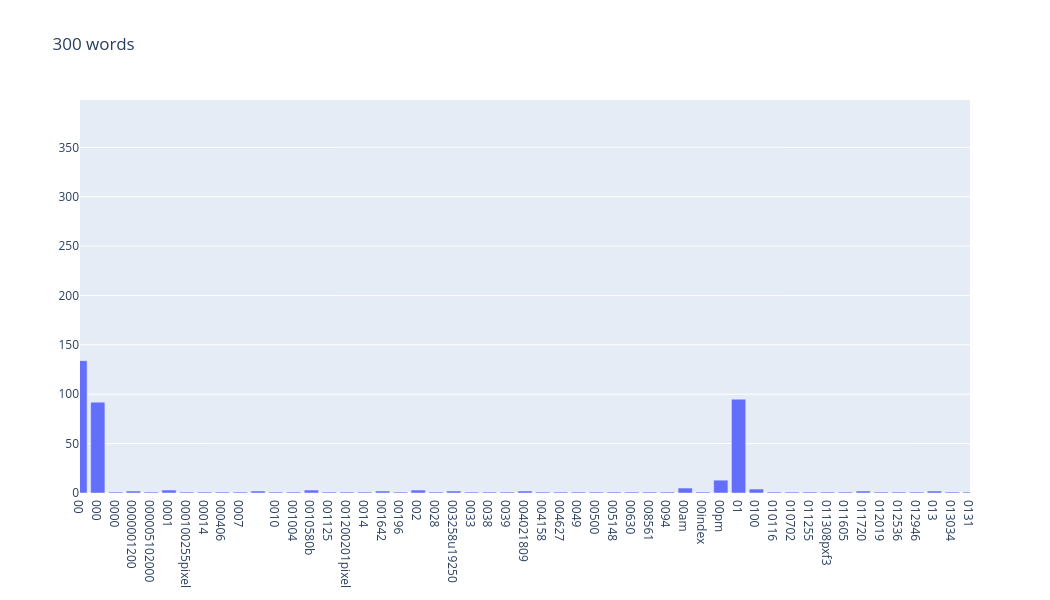

Notebook code cell kept with this figure:
### Markdown cell above
### >>> **Exercise 12 (take home):**
If you want a nicer interactive visualization here, I would encourage you try to install and use plotly to achieve this.

### Code cell
# Answer here
# !pip install plotly

# plt.subplots(figsize=(100, 10))
# g = sns.barplot(x=count_vect.get_feature_names_out()[:300], 
#             y=term_frequencies[:300])
# g.set_xticklabels(count_vect.get_feature_names_out()[:300], rotation = 90);

import numpy as np
import plotly.graph_objects as go

words = count_vect.get_feature_names_out()[:300]
freqs = term_frequencies[:300]
indices = list(range(len(words)))  # 0..299

fig = go.Figure(go.Bar(x=words, y=freqs))
fig.update_layout(
    title='300 words',
    xaxis=dict(
        tickmode='array',
        tickvals=indices,
        range=[0, 50]
    ),
    width=1050,
    height=600
)


fig.show()

### Figure 1 — Plotly figure (JSON) as saved in the notebook; plotly's stock layout.template omitted (floating-point values rounded to 4 significant figures; data arrays with more than 128 entries replaced by an {"elided": "..."} marker saying what was removed)
{"data": [{"type": "bar", "x": {"elided": "300 str values"}, "y": {"elided": "300 int values"}}], "layout": {"height": 600, "title": {"text": "300 words"}, "width": 1050, "xaxis": {"range": [0, 50], "tickmode": "array", "tickvals": {"elided": "300 int values"}, "type": "category"}, "yaxis": {"autorange": true, "range": [0, 397.9], "type": "linear"}}}
